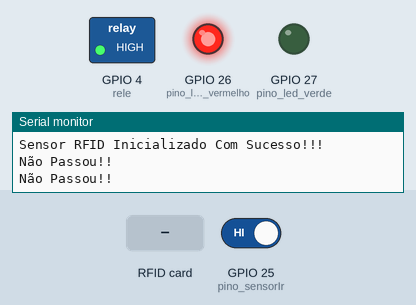
Simulated run of this sketch. Board: ESP32. Shown: switched loads named in the sketch (green lamp = pin HIGH), output pins drawn as LEDs (lit = HIGH), the last lines printed to the serial monitor. The test bench sets the inputs (shaded band); at power-on: GPIO 25 (pino_sensorIr) HIGH. No MQTT or app messages arrive unless stated.

Above: at 1.2 s.
1.3 s: RFID card 09 3D AD 98 held to the reader
At 3.3 s:
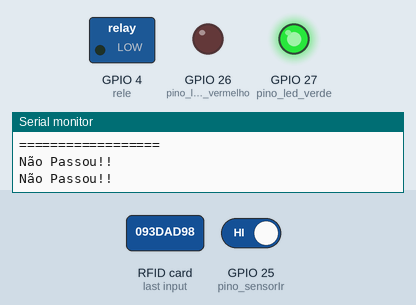
3.6 s: GPIO 25 (pino_sensorIr) driven LOW
At 4.4 s:
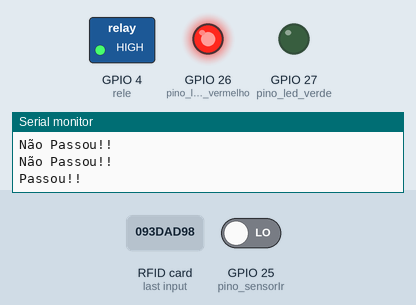
8.7 s: RFID card 99 D1 18 98 held to the reader
Timing chart, 0 to 11.7 s (numbered marks = the images above; inputs shaded):
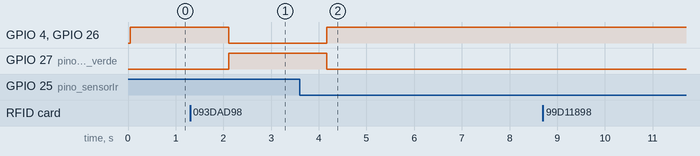

The sketch:

sa_prontaaaaaaa.ino
```cpp
// FAZER TÓPICO academia/contador para o gráfico
// FAZER O JSON PARA ENVIAR academia/sensir
// FAZER COM QUE O TAGO ENVIE DADOS PARA O RELE


//Envio de Dados para tagoIO via MQTT

#include <ArduinoJson.h>
#include "EspMQTTClient.h"

// Sensor RFID
#include <SPI.h>
#include <MFRC522.h>
#define SS_PIN  5
#define RST_PIN 17
MFRC522 rfid(SS_PIN, RST_PIN);
char hex_string[3];

// Relé
int rele = 4;

// LED'S
int pino_led_vermelho = 26;
int pino_led_verde = 27;
const int pino_sensorIr = 25;

//variáveis para Json
char json_sensrfid[100];
char json_atdrele[100];
char json_sensir[100];
char json_contador[100];

// Variáveis internas RFID
String id = "";
String textoArmazenarId = "";

// Variáveis internas Relé
String textoStatusRele = "";

// Variáveis internas IR
String textoStatusIr = "";

// Variáveis Internas Contador
int cont = 0;

//configurações da conexão MQTT
EspMQTTClient client
(
  "FIESC_IOT", //nome da sua rede Wi-Fi
  "C6qnM4ag81", //senha da sua rede Wi-Fi
  "mqtt-dashboard.com",
  "",
  "",
  "equipe_sa"
);

//EspMQTTClient client("FIESC_IOT", "C6qnM4ag81", "mqtt.tago.io", "Token", "a69fcc1e-31f3-4d0c-9fbe-cf23c920ec6b", "TestClient", 1883 );

//configuração dos pinos
void setup()
{
  Serial.begin(115200);
  //configurações dos pinos
  // pinMode(pino_led, OUTPUT);

  // pinMode(pino_botao, INPUT); //configura o pino como entrada
  // digitalWrite(pino_botao, HIGH); //ativa pull-up no pino de entrada

  // Sensor RFID
  SPI.begin(); // init SPI bus
  rfid.PCD_Init(); // init MFRC522
  Serial.println("Sensor RFID Inicializado Com Sucesso!!!");

  // Relé
  pinMode(rele, OUTPUT);

  // LED'S
  pinMode(pino_led_verde, OUTPUT);
  pinMode(pino_led_vermelho, OUTPUT);

  // Sensor IR
  pinMode(pino_sensorIr, INPUT);


      digitalWrite(pino_led_verde, LOW);
      digitalWrite(pino_led_vermelho, HIGH);
      digitalWrite(rele, HIGH);

}


void leitura_sinais()
{


 if (rfid.PICC_IsNewCardPresent()) { // new tag is available
    if (rfid.PICC_ReadCardSerial()) { // NUID has been readed
      MFRC522::PICC_Type piccType = rfid.PICC_GetType(rfid.uid.sak);
      Serial.print("RFID Tag Type: ");
      Serial.println(rfid.PICC_GetTypeName(piccType));
      // print UID in Serial Monitor in the hex format
      Serial.print("UID:");

      id = "";
      for (int i = 0; i < rfid.uid.size; i++) {
        if(rfid.uid.uidByte[i] < 0x10)
        {
          sprintf(hex_string, " 0%X", rfid.uid.uidByte[i]); //convert number to hex
        }else{
          sprintf(hex_string, " %X", rfid.uid.uidByte[i]); //convert number to hex
        }
        id += hex_string;
        Serial.print(rfid.uid.uidByte[i] < 0x10 ? " 0" : " ");
        Serial.print(rfid.uid.uidByte[i], HEX);
      }
      Serial.println();
      // Serial.println(id);
      if(id == " 09 3D AD 98"){

        textoArmazenarId = "Acesso liberado!";
        textoStatusRele = "Porta Aberta!";
        Serial.println("==================");
        Serial.println(textoArmazenarId);
        Serial.println("==================");
        Serial.println(textoStatusRele);
        Serial.println("==================");
        digitalWrite(pino_led_verde, HIGH);
        digitalWrite(pino_led_vermelho, LOW);
        digitalWrite(rele, LOW);
        cont += 1;

      }else if(id == " 99 D1 18 98"){

        textoArmazenarId = "Acesso liberado!";
        textoStatusRele = "Porta Aberta!";
        Serial.println("==================");
        Serial.println(textoArmazenarId);
        Serial.println("==================");
        Serial.println(textoStatusRele);
        Serial.println("==================");
        digitalWrite(pino_led_verde, HIGH);
        digitalWrite(pino_led_vermelho, LOW);
        digitalWrite(rele, LOW);
        cont += 1;
      }
      else{

        textoArmazenarId = "Acesso negado!";
        textoStatusRele = "Porta Fechada!";

        Serial.println("==================");
        Serial.println(textoArmazenarId);
        Serial.println("==================");
        Serial.println(textoStatusRele);
        Serial.println("==================");
        digitalWrite(pino_led_verde, LOW);
        digitalWrite(pino_led_vermelho, HIGH);
        digitalWrite(rele, HIGH);
        // Serial.println("RELÉ DESLIGADO");
        // Código da Inválida = 95 2F 34 5F

      }


        // Serial.println("passou diretooooooooooooooo");
      rfid.PICC_HaltA(); // halt PICC
      rfid.PCD_StopCrypto1(); // stop encryption on PCD


    }
  }
  verificarSensorIr();

}

void verificarSensorIr()
{
        if(digitalRead(pino_sensorIr) == LOW){

          digitalWrite(pino_led_verde, LOW);
          digitalWrite(pino_led_vermelho, HIGH);
          digitalWrite(rele, HIGH);
          textoStatusIr = "Passou!!!";
          Serial.println("Passou!!");
        textoStatusRele = "Porta Fechando!";
        textoArmazenarId = "";
        }else{
          Serial.println("Não Passou!!");
          textoStatusIr = "Não Passou!!!";

        }
}

void converte_json()
{

  StaticJsonDocument<100>  sjson_sensrfid;

    sjson_sensrfid["variable"] = "sensrfid";
    sjson_sensrfid["value"] = textoArmazenarId;
    serializeJson(sjson_sensrfid, json_sensrfid);

  StaticJsonDocument<100>  sjson_atdrele;

    sjson_atdrele["variable"] = "atdrele";
    sjson_atdrele["value"] = textoStatusRele;
    serializeJson(sjson_atdrele, json_atdrele);

  StaticJsonDocument<100>  sjson_sensir;

    sjson_sensir["variable"] = "sensir";
    sjson_sensir["value"] = textoStatusIr;
    serializeJson(sjson_sensir, json_sensir);

  StaticJsonDocument<100>  sjson_contador;

    sjson_contador["variable"] = "contador";
    sjson_contador["value"] = cont;
    serializeJson(sjson_contador, json_contador);

}

void envia_msg()
{
  client.publish("academia/rfid", json_sensrfid);
  client.publish("academia/rele", json_atdrele);
  client.publish("academia/ir", json_sensir);
  client.publish("academia/cont", json_contador);
}

//loop do programa
void loop()
{
  leitura_sinais();
  converte_json();
  envia_msg();

  delay(1000);

  client.loop();
}

void processa_msg(const String payload)
{
  StaticJsonDocument<300> msg;

  DeserializationError err = deserializeJson(msg, payload);
  if (err) {
    Serial.print(F("deserializeJson() failed with code "));
    Serial.println(err.f_str());
  }

  Serial.print("var:");
  String var = msg["variable"];
  Serial.println(var);
  if(var == "status")
  {
    Serial.print("value:");
    String val = msg["value"];
    Serial.println(val);
    if(val == "false"){
      digitalWrite(rele, HIGH);
      Serial.println("RELÉ DESLIGADO!!");
    }else{
      digitalWrite(rele, LOW);
      Serial.println("RELÉ ACIONADO");
    }

  }
  if(var == "statusled")
  {
    Serial.print("value:");
    String val = msg["value"];
    Serial.println(val);
    if(val == "false"){
      digitalWrite(pino_led_vermelho, LOW);
      digitalWrite(pino_led_verde, HIGH);
      Serial.println("Led DESLIGADO");
      delay(3000);
    }else{

      digitalWrite(pino_led_vermelho, HIGH);
      digitalWrite(pino_led_verde, LOW);
      Serial.println("Led LIGADO");
      delay(3000);

    }

  }

}

// This function is called once everything is connected (Wifi and MQTT)
// WARNING : YOU MUST IMPLEMENT IT IF YOU USE EspMQTTClient
void onConnectionEstablished()
{
   client.subscribe("academia/atuadormanual", [] (const String &payload)  {
   Serial.println(payload);
   processa_msg(payload);
  });
}
```

Measured:
- after the input at 1.3 s, GPIO 4 (rele), GPIO 26 (pino_led_vermelho): HIGH → LOW after 0.81 s; GPIO 27 (pino_led_verde): LOW → HIGH after 0.81 s
- after the input at 3.6 s, GPIO 4 (rele), GPIO 26 (pino_led_vermelho): LOW → HIGH after 0.57 s; GPIO 27 (pino_led_verde): HIGH → LOW after 0.57 s
